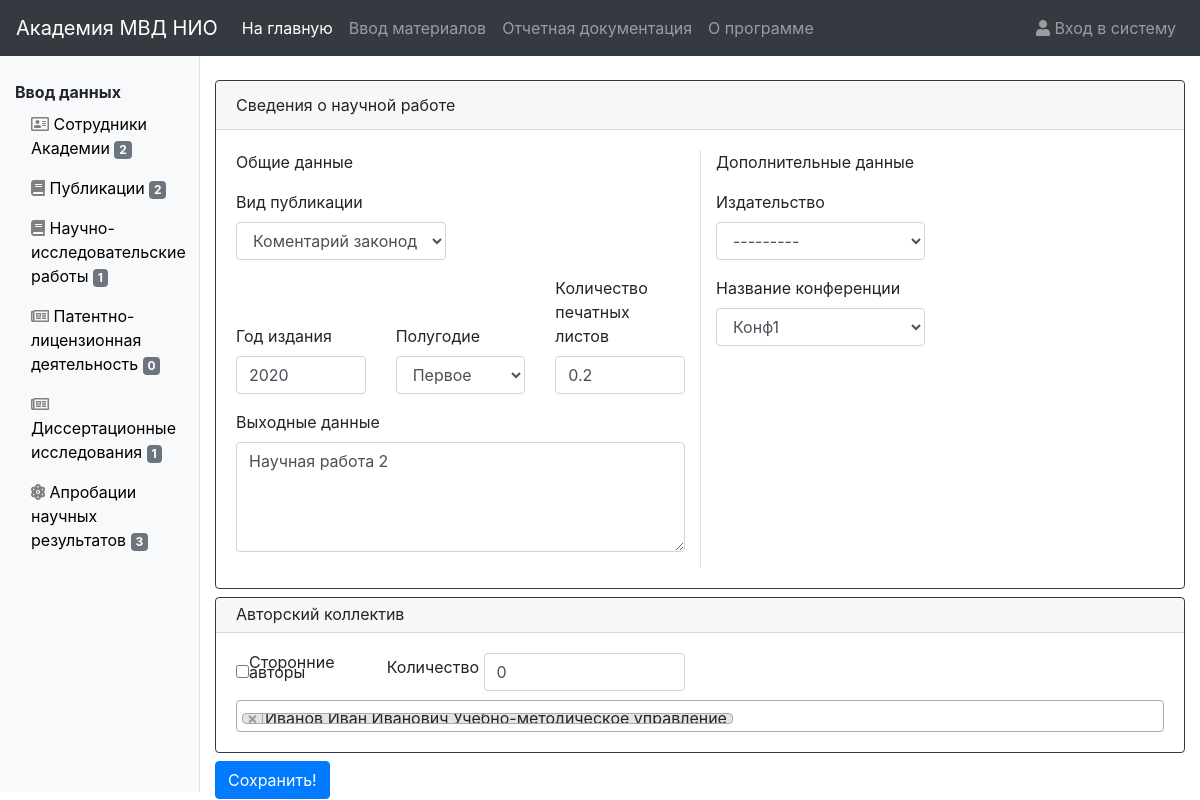
/sciencework/update/6/change/, run on an earlier commit of the app's database.
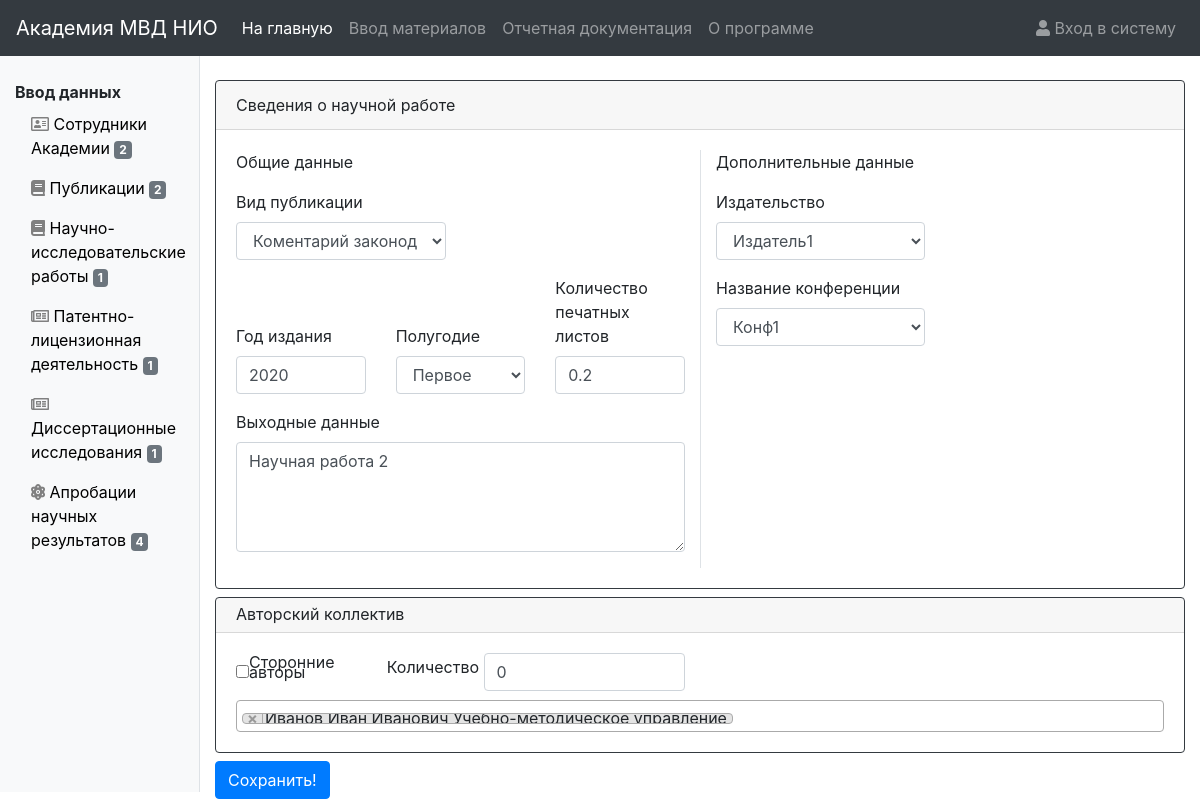
And on a later commit of the database.
### sciencework/models.py (models this page shows, shortened)
class Sciencework(models.Model):
    kind = models.ForeignKey(Publicationkind, on_delete=models.SET_NULL, null=True, verbose_name="Вид научной работы")
    year = models.IntegerField(verbose_name="Год издания")
    half_year = models.CharField(max_length=10, default="Не указано", verbose_name="Полугодие")
    output_data = models.TextField(verbose_name="Выходные данные")
    sheet_count = models.CharField(max_length=100, blank=True, null=True, verbose_name="Количество печатных листов")
    publisher = models.ForeignKey(Publisher, on_delete=models.SET_NULL, blank=True, null=True, verbose_name="Издатель")
    grif = models.ForeignKey(Grif, on_delete=models.SET_NULL, blank=True, null=True, verbose_name="Гриф")
    magazine = models.ForeignKey(Magazine, on_delete=models.SET_NULL, blank=True, null=True, verbose_name="Журнал")
    digest = models.ForeignKey(Digest, on_delete=models.SET_NULL, blank=True, null=True, verbose_name="Сборник статей")
    in_vak = models.BooleanField(blank=True, null=True, verbose_name="Является работой ВАК")
    in_internationals = models.ManyToManyField(InternationalBase,
                                               verbose_name="Входит в международную базу научного цитирования", blank=True)
    interest = models.ForeignKey(Interest, on_delete=models.SET_NULL, blank=True, null=True, verbose_name="В чьих интересах")
    conference = models.ForeignKey(Conference, on_delete=models.SET_NULL, blank=True, null=True,
                                   verbose_name="Конференция")
    work_is_foreignauthors = models.BooleanField(blank=True, null=True, verbose_name="Участие сторонних авторов")
    other_author_count = models.IntegerField(default=0, blank=True, null=True, verbose_name="Количество сторонних авторов")
    sciencework_student_participation = models.BooleanField(blank=True, null=True, default=False,
                                                            verbose_name="Участие обучающихся")
    authors = models.ManyToManyField(Author, verbose_name="Авторы")
    subdivisions = models.ManyToManyField(Subdivision, verbose_name="Подразделения")
    subspecies = models.ForeignKey(Subspecies, on_delete=models.SET_NULL, blank=True, null=True,
                                   verbose_name="Подвид учебного издания")
    org_founder = models.ForeignKey(Orgfounder, on_delete=models.SET_NULL, blank=True, null=True,
                                    verbose_name="Организация учредитель сборника")
    date_added = models.DateTimeField(blank=True, null=True, verbose_name="Дата и время моследнего изменения")
    user_added = models.ForeignKey(User, on_delete=models.SET_NULL, blank=True, null=True,
                                   verbose_name="Кем внесено/изменено")
    class Meta:
        ordering = ('kind',)
        verbose_name = 'Научная работа'
        verbose_name_plural = 'Научная работа'

### sciencework/views.py (the view)
# urls.py: path('update/<sciencework_id>/change/', views.sciencework_update, name='update'),
@transaction.atomic
def sciencework_update(request, sciencework_id):
    if request.method == 'POST':
        obj = get_object_or_404(Sciencework, pk=sciencework_id)
        form = ScienceworkForm(request.POST, instance=obj)
        if form.is_valid():
            sciencework = form.save()
            sciencework.in_internationals.clear()
            sciencework.subdivisions.clear()
            for author in sciencework.authors.all():
                sciencework.subdivisions.add(author.subdivision)
            if sciencework.magazine is None and sciencework.digest is not None:
                sciencework.in_vak = sciencework.digest.in_vak
                for international in sciencework.digest.in_international.all():
                    sciencework.in_internationals.add(international)
            if sciencework.digest is None and sciencework.magazine is not None:
                sciencework.in_vak = sciencework.magazine.in_vak
                for international in sciencework.magazine.in_international.all():
                    sciencework.in_internationals.add(international)
            sciencework.date_added = datetime.datetime.now()
            sciencework.user_added = request.user
            sciencework.save()
            return HttpResponseRedirect(reverse('sciencework:list'))
        else:
            return render(request, 'sciencework/sciencework_input_form.html', {'form': form})
    else:
        obj = get_object_or_404(Sciencework, pk=sciencework_id)
        form = ScienceworkForm(instance=obj)
        return render(request, 'sciencework/sciencework_update_form.html', {'form': form,
                                                                            'obj': obj,
                                                                            })

### sciencework/forms.py
class ScienceworkForm(ModelForm):
    class Meta:
        CHOICES = [('1', 'Первое'), ('2', 'Второе')]
        model = Sciencework
        exclude = ['in_vak', 'in_internationals', 'subdivisions', 'org_founder']
        widgets = {'sciencework_student_participation': CheckboxInput(),
                   'work_is_foreignauthors': CheckboxInput(),
                   'half_year': Select(choices=CHOICES),
                   }

### authors/models.py (called while the page is built)
    def __str__(self):
        return self.subdivision_name

    def __str__(self):
        return self.lastname + ' ' + self.firstname + ' ' + self.patronymic + ' ' + str(self.subdivision)

### context_processors/side_panel_context.py (called while the page is built)
def counts(request):
    return {'author_count': Author.objects.all().count(),
            'sciencework_count': Sciencework.objects.all().count(),
            'nir_count': NIR.objects.all().count(),
            'pld_count': PLD.objects.all().count(),
            'dissertation_count': DissertationResearch.objects.all().count(),
            'anr_count': ANR.objects.all().count(),
            }

### sciencework/models.py (called while the page is built)
    def __str__(self):
        return self.publication_kind

    def __str__(self):
        return self.grif_name

    def __str__(self):
        return self.interest_name

### sciencework/templates/sciencework/sciencework_update_form.html (shortened to what this page needs)
{% extends "sciencework/sciencework_input_form.html" %}
{% load static %}
{% block form_title %}
    <form class="needs-validation" action="{% url 'sciencework:update' sciencework_id=obj.id %}" method="post" novalidate>
{% endblock %}
{% block button %}
    <button type="submit" class="btn btn-primary">Сохранить!</button>
{% endblock %}

### sciencework/templates/sciencework/input_blocks/common_data.html (shortened to what this page needs)
{% load widget_tweaks %}
<div class="col-md-6">
    <p>Общие данные</p>
    <div class="row">
        <div class="col-md-6">
            <div class="form-group">
                <label>Вид публикации</label>
                {% render_field form.kind|append_attr:"required:required" class+="form-control" %}
            </div>
        </div>
    </div>
    <div class="row d-flex align-items-end">
        <div class="col-lg-4">
            <div class="form-group">
                <label>Год издания</label>
                {% render_field form.year class+="form-control" min="1900" max="2020" value="2020" %}
            </div>
        </div>
        <div class="col-lg-4">
            <div class="form-group">
                <label>Полугодие</label>
                {% render_field form.half_year class+="form-control" required=true %}
             </div>
        </div>
        <div class="col-lg-4">
            <div class="form-group d-flex flex-column">
                <label>Количество печатных листов</label>
                {% render_field form.sheet_count class+="form-control" type="number" step="0.01" min="0" max="1000000" value=0.2 %}
            </div>
        </div>
    </div>
    <div class="row">
        <div class="col-sm-12">
            <div class="form-group">
                <label>Выходные данные</label>
                {% render_field form.output_data class+="form-control" rows="4" required=true %}
            </div>
        </div>
    </div>
</div>

### sciencework/templates/sciencework/input_blocks/extra_data.html (shortened to what this page needs)
{% load widget_tweaks %}
<div class="col-md-6 border-left" id="extradataforsciencework">
    <p>Дополнительные данные</p>
    <div class="row">
        <div class="col-sm-6 extra_divs" id="publ">
            <div class="form-group">
                <label>Издательство</label>
                {% render_field form.publisher class+="form-control extra_inputs select2_class" %}
            </div>
        </div>
    </div>
    <div class="row">
        <div class="col-sm-6 extra_divs" id="konfer">
            <div class="form-group">
                <label>Название конференции</label>
                {% render_field form.conference class+="form-control extra_inputs select2_class" %}
            </div>
        </div>
    </div>
</div>

### sciencework/templates/sciencework/input_blocks/authors.html (shortened to what this page needs)
{% load widget_tweaks %}
<div class="card border-dark mb-2" style="max-width: 100%; line-height: 0.6;">
    <div class="card-header" id="withselect">Авторский коллектив</div>
    <div class="card-body" id="cardbodyforlistauthors">
        <div class="row">
            <div class="col-sm-6 d-flex flex-row">
                <div class="d-flex flex-row align-items-center">
                    {% render_field form.work_is_foreignauthors %}<label>Сторонние авторы</label>
                </div>&nbsp;&nbsp;&nbsp;&nbsp;&nbsp;
                <div class="d-flex flex-row align-items-center">
                    <label>Количество</label>&nbsp;
                    {% render_field form.other_author_count class+="form-control" %}
                </div>
            </div>
        </div>
        <br>
        <div class="row">
            <div class="col-sm-12">
            </div>
        </div>
    </div>
</div>

What changed in the data, as far as the page shows it:
changed Sciencework "Коментарий законодательства": publisher "---------" → "Издатель1"
Also different on the page:
{{ pld_count }}: "0" → "1"
{{ anr_count }}: "3" → "4"
